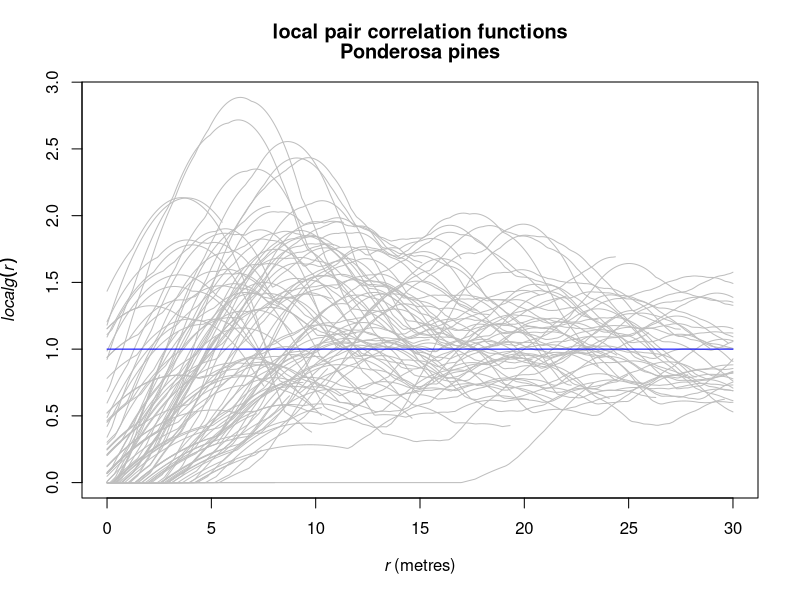
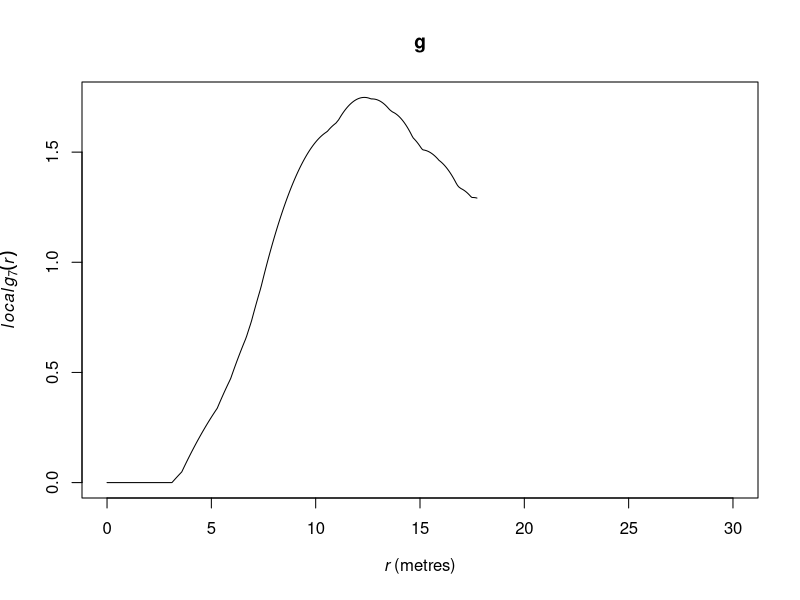
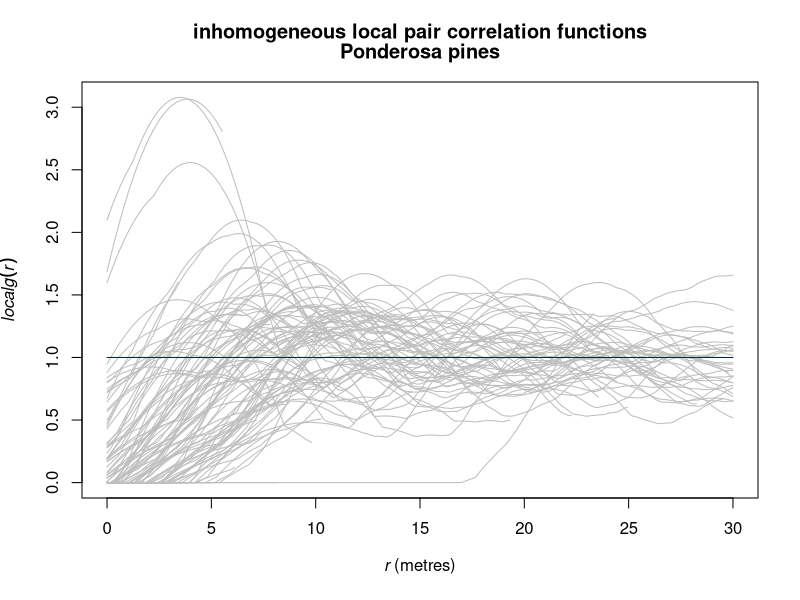

Write R code to recreate these figures, in order.
library(spatstat)


### Name: localpcf
### Title: Local pair correlation function
### Aliases: localpcf localpcfinhom
### Keywords: spatial nonparametric

### ** Examples

  data(ponderosa)
  X <- ponderosa

  g <- localpcf(X, stoyan=0.5)
  colo <- c(rep("grey", npoints(X)), "blue")
  a <- plot(g, main=c("local pair correlation functions", "Ponderosa pines"),
          legend=FALSE, col=colo, lty=1)

  # plot only the local pair correlation function for point number 7
  plot(g, est007 ~ r)

  gi <- localpcfinhom(X, stoyan=0.5)
  a <- plot(gi, main=c("inhomogeneous local pair correlation functions",
                       "Ponderosa pines"),
                legend=FALSE, col=colo, lty=1)
